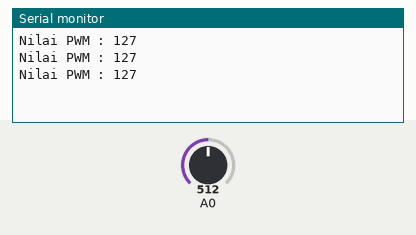
This sketch was run on a simulated Arduino Uno, built with avr-gcc and run on an emulated ATmega328P. Shown: the last lines printed to the serial monitor. The test bench sets the inputs (shaded band); at power-on: A0 = 512.

Above: at 1.3 s.
1.4 s: A0 set to 716
At 1.9 s:
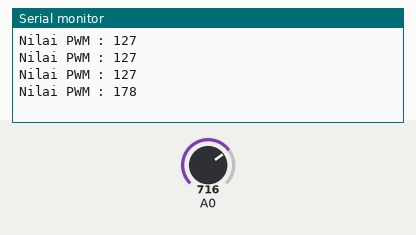
2.9 s: A0 set to 900
At 3.4 s:
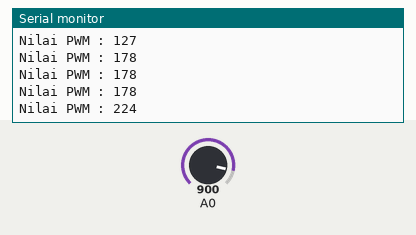
Timing chart, 0 to 5.9 s (numbered marks = the images above; inputs shaded):
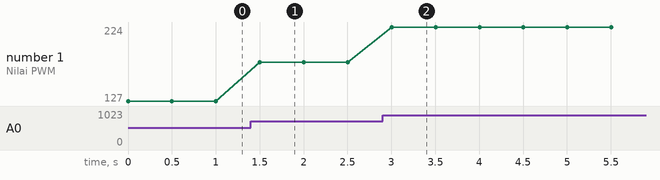

The sketch:

BasicPWM.ino
```cpp
void setup() {
  // put your setup code here, to run once:
  Serial.begin(9600);

}

void loop() {
  // put your main code here, to run repeatedly:
  int output = analogRead(A0);
  int nilai_pwm = map(output,0,1023,0,255);
  Serial.print("Nilai PWM : ");
  Serial.println(nilai_pwm);
  delay(500);


}
```

Measured:
- after the input at 1.4 s, the serial monitor: prints a new line after 0.10 s (image 1)
- after the input at 2.9 s, the serial monitor: prints a new line after 0.10 s (image 2)
- plotted number 1: 127 → 178 after the input at 1.4 s, 178 → 224 after the input at 2.9 s
